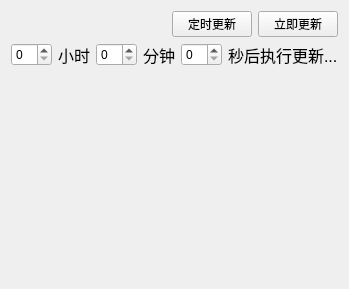
              <widget class="QWidget" name="tab_2">
               <attribute name="title">
                <string>更新窗口</string>
               </attribute>
               <layout class="QGridLayout" name="gridLayout_30">
                <item row="2" column="0">
                 <spacer name="verticalSpacer_27">
                  <property name="orientation">
                   <enum>Qt::Vertical</enum>
                  </property>
                  <property name="sizeHint" stdset="0">
                   <size>
                    <width>20</width>
                    <height>211</height>
                   </size>
                  </property>
                 </spacer>
                </item>
                <item row="1" column="0">
                 <layout class="QHBoxLayout" name="horizontalLayout_63">
                  <item>
                   <widget class="SpinBox" name="spinBox_2"/>
                  </item>
                  <item>
                   <widget class="QLabel" name="label_75">
                    <property name="font">
                     <font>
                      <pointsize>12</pointsize>
                     </font>
                    </property>
                    <property name="text">
                     <string>小时</string>
                    </property>
                   </widget>
                  </item>
                  <item>
                   <widget class="SpinBox" name="spinBox_3"/>
                  </item>
                  <item>
                   <widget class="QLabel" name="label_76">
                    <property name="font">
                     <font>
                      <pointsize>12</pointsize>
                     </font>
                    </property>
                    <property name="text">
                     <string>分钟</string>
                    </property>
                   </widget>
                  </item>
                  <item>
                   <widget class="SpinBox" name="spinBox_4"/>
                  </item>
                  <item>
                   <widget class="QLabel" name="label_77">
                    <property name="font">
                     <font>
                      <pointsize>12</pointsize>
                     </font>
                    </property>
                    <property name="text">
                     <string>秒后执行更新...</string>
                    </property>
                   </widget>
                  </item>
                 </layout>
                </item>
                <item row="0" column="0">
                 <layout class="QHBoxLayout" name="horizontalLayout_65">
                  <item>
                   <spacer name="horizontalSpacer_19">
                    <property name="orientation">
                     <enum>Qt::Horizontal</enum>
                    </property>
                    <property name="sizeHint" stdset="0">
                     <size>
                      <width>40</width>
                      <height>20</height>
                     </size>
                    </property>
                   </spacer>
                  </item>
                  <item>
                   <widget class="PrimaryPushButton" name="timing_pushButton">
                    <property name="text">
                     <string>定时更新</string>
                    </property>
                   </widget>
                  </item>
                  <item>
                   <widget class="PrimaryPushButton" name="instantly_pushButton">
                    <property name="text">
                     <string>立即更新</string>
                    </property>
                   </widget>
                  </item>
                 </layout>
                </item>
               </layout>
              </widget>
